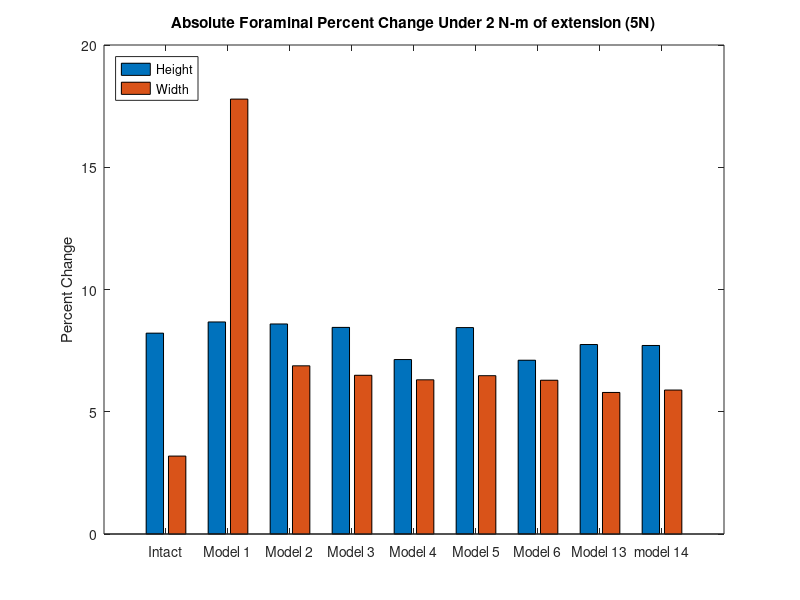
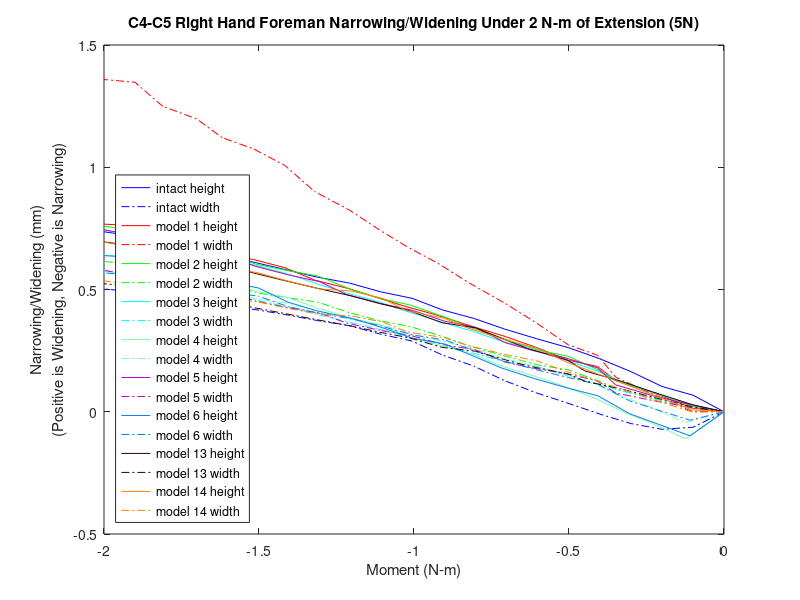

Source code (MATLAB) for these figures, in order:
%% foreman height and width narrowing/widening 

% 5N!!

% for all models for the c3-c4 left hand side foreman under lateral bending (_n)
% 1297,16439,17116,14886

% Values for displacements have not been replaced. base coordinates have,
% but need checking. 
k=21;
zero1=[0 0 0 0 0 0 0 0 0 0 0 0 0 0 0 0 0 0 0 0 0];

mag15y=zero1;
mag15x=zero1;
width15=zero1;
height15=zero1;

mag14y=zero1;
mag14x=zero1;
width14=zero1;
height14=zero1;

mag13y=zero1;
mag13x=zero1;
width13=zero1;
height13=zero1;

mag6y=zero1;
mag6x=zero1;
width6=zero1;
height6=zero1;

mag5y=zero1;
mag5x=zero1;
width5=zero1;
height5=zero1;

mag4y=zero1;
mag4x=zero1;
width4=zero1;
height4=zero1;

mag3y=zero1;
mag3x=zero1;
width3=zero1;
height3=zero1;


mag2y=zero1;
mag2x=zero1;
width2=zero1;
height2=zero1;

mag1y=zero1;
mag1x=zero1;
width1=zero1;
height1=zero1;
% 1297,16439,17116,14886
%% model15_intact_TLC_5N
t15=[2 2.05 2.1 2.15 2.2 2.25 2.30198 2.35365 2.40358 2.45421 2.50322 2.55384 2.60384 2.65565 2.70225 2.75206 2.80139 2.85108 2.90339 2.95085 3];

% 1297
aa1=12.7746+[4.8745400e-01   1.3787300e-02  -4.2115800e-01  -1.1113700e+00  -1.8060600e+00  -2.4670500e+00  -3.0439100e+00  -3.6634400e+00  -4.3575400e+00  -4.9128700e+00  -5.6206400e+00  -5.9860700e+00  -6.4726200e+00  -6.7936000e+00  -7.1407300e+00  -7.4986700e+00  -7.8127500e+00  -8.1711900e+00  -8.4067400e+00  -8.7367100e+00  -8.9250500e+00];
aa2=447.736+[1.5391800e+00   3.4385900e-01   1.9810000e-02  -1.3139700e-01   5.5523100e-02   4.1758200e-01   8.5285400e-01   1.4019700e+00   2.0778700e+00   2.6312400e+00   3.3387600e+00   3.6883700e+00   4.1312900e+00   4.4179500e+00   4.7102700e+00   5.0006800e+00   5.2594000e+00   5.5668700e+00   5.7723700e+00   6.0599300e+00   6.2252900e+00];
aa3=-690.116+[-1.1235400e+00  -7.5194000e-01  -5.3779900e-01  -2.6771400e-01  -5.1096100e-02   1.2010200e-01   2.4522400e-01   3.6260300e-01   4.7360900e-01   5.4984500e-01   6.3861900e-01   6.8619200e-01   7.4792700e-01   7.8894100e-01   8.3695200e-01   8.8746900e-01   9.3075000e-01   9.7789800e-01   1.0076500e+00   1.0472000e+00   1.0683100e+00];

% 16439
ab1=13.5613+[3.1910900e-01   1.1318000e-02  -2.9876200e-01  -7.9677000e-01  -1.3119200e+00  -1.8114800e+00  -2.2522200e+00  -2.7265300e+00  -3.2560200e+00  -3.6790300e+00  -4.2149700e+00  -4.4890900e+00  -4.8526700e+00  -5.0928100e+00  -5.3513900e+00  -5.6175400e+00  -5.8505300e+00  -6.1163200e+00  -6.2907600e+00  -6.5338400e+00  -6.6719000e+00];
ab2=447.206+[1.0864800e+00   9.4693900e-02  -1.8878200e-01  -3.3910500e-01  -2.1177200e-01   6.2544300e-02   3.9881300e-01   8.2614300e-01   1.3511100e+00   1.7810900e+00   2.3287800e+00   2.5979400e+00   2.9374800e+00   3.1578000e+00   3.3819300e+00   3.6034400e+00   3.7999600e+00   4.0320400e+00   4.1875800e+00   4.4064100e+00   4.5314900e+00];
ab3=-699.132+[-9.9227400e-01  -6.9600800e-01  -5.0944000e-01  -2.7923000e-01  -8.6998500e-02   7.1154600e-02   1.9117600e-01   3.0865800e-01   4.2698200e-01   5.1403000e-01   6.1915400e-01   6.7573000e-01   7.5118700e-01   8.0167400e-01   8.5885800e-01   9.1911100e-01   9.7113200e-01   1.0294700e+00   1.0682800e+00   1.1205800e+00   1.1493700e+00];

% 17116
ac1=16.2684+[3.1756800e-01   6.1899100e-03  -3.0994500e-01  -8.1973000e-01  -1.3516000e+00  -1.8691300e+00  -2.3264300e+00  -2.8187200e+00  -3.3678700e+00  -3.8074100e+00  -4.3661200e+00  -4.6525300e+00  -5.0329200e+00  -5.2847200e+00  -5.5563400e+00  -5.8362300e+00  -6.0813200e+00  -6.3608800e+00  -6.5446100e+00  -6.8006700e+00  -6.9459900e+00];
ac2=443.597+[1.2257500e+00   1.4106000e-01  -1.8089000e-01  -3.6883900e-01  -2.5561500e-01   1.7435000e-02   3.6010100e-01   7.9889100e-01   1.3395800e+00   1.7835400e+00   2.3511100e+00   2.6300400e+00   2.9816500e+00   3.2101700e+00   3.4423900e+00   3.6717000e+00   3.8750600e+00   4.1154200e+00   4.2764700e+00   4.5030200e+00   4.6324300e+00];
ac3=-706.266+[-1.1326600e+00  -7.3655800e-01  -5.0620700e-01  -2.2888400e-01  -8.0788800e-03   1.6749500e-01   2.9639100e-01   4.1914400e-01   5.4009200e-01   6.2846800e-01   7.3456300e-01   7.9245200e-01   8.7082700e-01   9.2342000e-01   9.8389700e-01   1.0482300e+00   1.1037700e+00   1.1656100e+00   1.2067800e+00   1.2622900e+00   1.2928300e+00];

% 14886
ad1=9.91704+[5.2208400e-01   2.9868700e-02  -4.1381800e-01  -1.1137500e+00  -1.8104900e+00  -2.4692500e+00  -3.0420000e+00  -3.6562200e+00  -4.3444200e+00  -4.8936300e+00  -5.5907200e+00  -5.9496700e+00  -6.4267800e+00  -6.7406200e+00  -7.0793700e+00  -7.4281700e+00  -7.7338700e+00  -8.0824300e+00  -8.3110800e+00  -8.6310800e+00  -8.8136300e+00];
ad2=444.847+[1.4321600e+00   3.2888800e-01   4.9277900e-02  -4.7365000e-02   1.7336600e-01   5.5554200e-01   1.0009900e+00   1.5571100e+00   2.2389100e+00   2.7954400e+00   3.5043400e+00   3.8549000e+00   4.2996300e+00   4.5868800e+00   4.8802900e+00   5.1721100e+00   5.4318900e+00   5.7402100e+00   5.9460900e+00   6.2341900e+00   6.3999700e+00];
ad3=-691.954+[-1.0061900e+00  -7.5612100e-01  -5.9647400e-01  -3.9095500e-01  -2.1787800e-01  -7.6477000e-02   2.9918900e-02   1.3136400e-01   2.2731200e-01   2.9179600e-01   3.6534100e-01   4.0359700e-01   4.5129800e-01   4.8274200e-01   5.1909800e-01   5.5673600e-01   5.8859600e-01   6.2287900e-01   6.4397500e-01   6.7108700e-01   6.8489700e-01];

ya1=aa1-ab1;
ya2=aa2-ab2;
ya3=aa3-ab3;
xa1=ad1-ac1;
xa2=ad2-ac2;
xa3=ad3-ac3;
x15=[xa1',xa2',xa3']
y15=[ya1',ya2',ya3']

for n=1:k
    mag15x(n)=sqrt(x15(n,1)^2+x15(n,2)^2+x15(n,3)^2);
end
for n=1:k
    mag15y(n)=sqrt(y15(n,1)^2+y15(n,2)^2+y15(n,3)^2);
end
for n=1:k
    width15(n)=mag15x(1,1)-mag15x(1,n);
end
for n=1:k
    height15(n)=mag15y(1,1)-mag15y(1,n);
end

%% model1_slideslide_tether/S2_5N
t1=[2 2.05126 2.11533 2.17471 2.20404 2.25121 2.30289 2.35286 2.41117 2.46025 2.51267 2.5564 2.60334 2.66048 2.70822 2.759 2.80923 2.85061 2.90524 2.95003 3];

% 1297
ae1=12.7746+[-3.0399900e-01  -2.0217800e-01  -4.2360100e-01  -7.8337500e-01  -1.3141100e+00  -1.5793000e+00  -2.1718800e+00  -2.7299200e+00  -3.3468800e+00  -3.9437800e+00  -4.5076800e+00  -5.0471600e+00  -5.6571600e+00  -6.2340000e+00  -7.0085800e+00  -7.4861100e+00  -7.7973400e+00  -8.2989100e+00  -8.6211400e+00  -9.2136400e+00  -9.2793400e+00];
ae2=447.736+[2.4876100e+00   2.2111500e+00   1.7352900e+00   1.3582400e+00   9.4752300e-01   7.8899400e-01   5.3885900e-01   4.1554200e-01   4.0602000e-01   5.1156200e-01   6.8918200e-01   9.1919300e-01   1.2533600e+00   1.6431500e+00   2.2805000e+00   2.7343300e+00   3.0541000e+00   3.5997500e+00   3.9706100e+00   4.6750100e+00   4.7541900e+00];
ae3=-690.116+[-1.1890200e+00  -1.4244300e+00  -1.1670800e+00  -9.1325000e-01  -6.2030300e-01  -4.9855000e-01  -2.6347000e-01  -7.5967100e-02   1.0066200e-01   2.5057000e-01   3.7834600e-01   4.8906900e-01   6.0218300e-01   6.9808200e-01   8.1166400e-01   8.7418700e-01   9.1115800e-01   9.6470100e-01   9.9416300e-01   1.0420400e+00   1.0469600e+00];

% 16439
af1=13.5613+[-3.2124000e-01  -2.2133300e-01  -3.2420400e-01  -5.5617800e-01  -9.2177000e-01  -1.1098100e+00  -1.5390900e+00  -1.9526200e+00  -2.4175000e+00  -2.8708700e+00  -3.3018100e+00  -3.7166800e+00  -4.1865600e+00  -4.6304400e+00  -5.2272600e+00  -5.5942300e+00  -5.8324700e+00  -6.2141100e+00  -6.4570800e+00  -6.9002100e+00  -6.9490000e+00];
af2=447.206+[1.8134300e+00   1.5563000e+00   1.1561300e+00   8.3267900e-01   4.7356800e-01   3.3232100e-01   1.0276500e-01  -2.0314200e-02  -4.9775500e-02   2.0197700e-02   1.5255500e-01   3.2743800e-01   5.8360900e-01   8.8475500e-01   1.3758700e+00   1.7260200e+00   1.9723700e+00   2.3892800e+00   2.6723600e+00   3.2109400e+00   3.2714400e+00];
af3=-699.132+[-9.0469200e-01  -1.1581400e+00  -9.6422300e-01  -7.5264400e-01  -5.0359200e-01  -3.9921800e-01  -1.9513600e-01  -2.9077100e-02   1.3126000e-01   2.7212400e-01   3.9600900e-01   5.0679200e-01   6.2422900e-01   7.2889300e-01   8.6073900e-01   9.3771000e-01   9.8579900e-01   1.0601000e+00   1.1054700e+00   1.1842400e+00   1.1925300e+00];

% 17116
ag1=16.2684+[-3.4470400e-01  -2.4491500e-01  -3.5102200e-01  -5.8715300e-01  -9.5930300e-01  -1.1509300e+00  -1.5898900e+00  -2.0146200e+00  -2.4940200e+00  -2.9636100e+00  -3.4114200e+00  -3.8431700e+00  -4.3321300e+00  -4.7941800e+00  -5.4168100e+00  -5.8004800e+00  -6.0497500e+00  -6.4491000e+00  -6.7035400e+00  -7.1680600e+00  -7.2192300e+00];
ag2=449.981+[1.9898500e+00   1.7300200e+00   1.2857900e+00   9.1805200e-01   5.0647000e-01   3.4252500e-01   7.0218300e-02  -8.3521100e-02  -1.3683000e-01  -8.1878700e-02   4.2208800e-02   2.1352800e-01   4.7001400e-01   7.7579600e-01   1.2825400e+00   1.6471400e+00   1.9044600e+00   2.3405700e+00   2.6372600e+00   3.2021500e+00   3.2656100e+00];
ag3=-696.273+[-1.0629800e+00  -1.3137400e+00  -1.0693300e+00  -8.0764700e-01  -4.9971400e-01  -3.6983900e-01  -1.1614500e-01   8.8351900e-02   2.8307500e-01   4.5134800e-01   5.9690600e-01   7.2503500e-01   8.5811800e-01   9.7376600e-01   1.1131600e+00   1.1910800e+00   1.2384600e+00   1.3101000e+00   1.3525800e+00   1.4248500e+00   1.4323700e+00];

% 14886
ah1=9.91704+[-2.6361700e-01  -1.6321200e-01  -3.9700600e-01  -7.6760800e-01  -1.3092400e+00  -1.5781900e+00  -2.1756200e+00  -2.7344900e+00  -3.3488000e+00  -3.9401100e+00  -4.4964900e+00  -5.0274200e+00  -5.6271900e+00  -6.1938700e+00  -6.9529000e+00  -7.4197100e+00  -7.7235900e+00  -8.2128400e+00  -8.5267600e+00  -9.1026400e+00  -9.1663600e+00];
ah2=448.847+[2.3816500e+00   2.1154100e+00   1.6936800e+00   1.3690300e+00   1.0212900e+00   8.9009200e-01   6.9243200e-01   6.0935800e-01   6.3495100e-01   7.6697500e-01   9.6424600e-01   1.2088000e+00   1.5554600e+00   1.9535700e+00   2.5939300e+00   3.0453800e+00   3.3624100e+00   3.9021700e+00   4.2684000e+00   4.9631500e+00   5.0412000e+00];
ah3=-691.954+[-1.0819800e+00  -1.3318900e+00  -1.1435500e+00  -9.5453600e-01  -7.3781100e-01  -6.4897900e-01  -4.7785600e-01  -3.4100900e-01  -2.1133500e-01  -1.0033000e-01  -4.9566300e-03   7.8584500e-02   1.6527000e-01   2.3992200e-01   3.3216500e-01   3.8505900e-01   4.1672800e-01   4.6287500e-01   4.8814400e-01   5.2814600e-01   5.3211900e-01];

xb1=ah1-ag1;
xb2=ah2-ag2;
xb3=ah3-ag3;
yb1=ae1-af1;
yb2=ae2-af2;
yb3=ae3-af3;
y1=[yb1',yb2',yb3'];
x1=[xb1',xb2',xb3'];

for n=1:k
    mag1x(n)=sqrt(x1(n,1)^2+x1(n,2)^2+x1(n,3)^2);
end
for n=1:k
    mag1y(n)=sqrt(y1(n,1)^2+y1(n,2)^2+y1(n,3)^2);
end
for n=1:k
    height1(n)=mag1y(1,1)-mag1y(1,n);
end
for n=1:k
    width1(n)=mag1x(1,1)-mag1x(1,n);
end
%% model2_SlideSlide_NoTether/S2_5N
t2=[2 2.05126 2.11533 2.17471 2.20447 2.25221 2.30059 2.35788 2.41099 2.45099 2.50605 2.55427 2.60174 2.65492 2.70335 2.75569 2.80363 2.85302 2.90564 2.95047 3];

% 1297
ai1=12.7746+[-1.7128900e-01  -1.3897800e-01  -2.4239100e-01  -4.1757900e-01  -6.5899700e-01  -1.0044300e+00  -1.1796700e+00  -1.5940300e+00  -2.0375300e+00  -2.4870900e+00  -3.0619600e+00  -3.4074000e+00  -3.8907700e+00  -4.6587800e+00  -4.9837100e+00  -5.3898900e+00  -6.1840000e+00  -6.5128200e+00  -7.0796300e+00  -7.6729900e+00  -7.9501700e+00];
ai2=447.736+[2.9455100e+00   2.8002800e+00   2.5389100e+00   2.3039900e+00   2.0621200e+00   1.7789100e+00   1.6584400e+00   1.4205900e+00   1.2199700e+00   1.0707400e+00   9.3960000e-01   9.0048900e-01   8.7630000e-01   9.3715600e-01   9.8906200e-01   1.0788600e+00   1.3266000e+00   1.4531700e+00   1.7116400e+00   2.0394700e+00   2.2106300e+00];
ai3=-690.116+[-1.4399000e+00  -1.5110100e+00  -1.3486000e+00  -1.1642800e+00  -9.6218300e-01  -7.2082400e-01  -6.1576500e-01  -3.9805300e-01  -2.0307800e-01  -3.4448500e-02   1.5496800e-01   2.5672800e-01   3.9049000e-01   5.7865900e-01   6.5131500e-01   7.3619000e-01   8.8611200e-01   9.4348200e-01   1.0355900e+00   1.1248900e+00   1.1643700e+00];

% 16439
aj1=13.5613+[-2.2044400e-01  -1.8554700e-01  -2.1548400e-01  -3.0544300e-01  -4.4698100e-01  -6.6296400e-01  -7.7755300e-01  -1.0591000e+00  -1.3710900e+00  -1.6949900e+00  -2.1176000e+00  -2.3752400e+00  -2.7380100e+00  -3.3225300e+00  -3.5717700e+00  -3.8842100e+00  -4.4970900e+00  -4.7510700e+00  -5.1882300e+00  -5.6446200e+00  -5.8572400e+00];
aj2=447.206+[2.1526800e+00   2.0451200e+00   1.8375400e+00   1.6427800e+00   1.4389100e+00   1.1928500e+00   1.0847100e+00   8.6501800e-01   6.7472900e-01   5.2880000e-01   3.9370100e-01   3.4721200e-01   3.0748200e-01   3.2894200e-01   3.6047800e-01   4.2008300e-01   5.9456500e-01   6.8545800e-01   8.7401100e-01   1.1169000e+00   1.2443600e+00];
aj3=-699.132+[-1.1264800e+00  -1.2265700e+00  -1.1232600e+00  -9.8310000e-01  -8.2212200e-01  -6.2580700e-01  -5.3897000e-01  -3.5473600e-01  -1.8719400e-01  -3.9960800e-02   1.2808700e-01   2.2031400e-01   3.4281000e-01   5.2031700e-01   5.9083200e-01   6.7540900e-01   8.3197500e-01   8.9461800e-01   9.9940100e-01   1.1055500e+00   1.1537700e+00];

% 17116
ak1=16.2684+[-2.4201000e-01  -2.1036500e-01  -2.4572600e-01  -3.3968700e-01  -4.8582100e-01  -7.0722600e-01  -8.2434500e-01  -1.1122100e+00  -1.4307200e+00  -1.7622300e+00  -2.1961300e+00  -2.4617800e+00  -2.8367600e+00  -3.4437800e+00  -3.7030800e+00  -4.0285100e+00  -4.6674200e+00  -4.9322800e+00  -5.3885800e+00  -5.8658600e+00  -6.0884000e+00];
ak2=449.981+[2.3669000e+00   2.2562700e+00   2.0268500e+00   1.8059100e+00   1.5721900e+00   1.2886900e+00   1.1637100e+00   9.0864700e-01   6.8520000e-01   5.1065000e-01   3.4429500e-01   2.8239500e-01   2.2356200e-01   2.2323600e-01   2.4757400e-01   3.0007000e-01   4.6527800e-01   5.5373900e-01   7.4091400e-01   9.8717100e-01   1.1174400e+00];
ak3=-696.273+[-1.3288600e+00  -1.4223400e+00  -1.2893600e+00  -1.1166700e+00  -9.1931500e-01  -6.7881000e-01  -5.7240300e-01  -3.4691300e-01  -1.4111400e-01   4.0206200e-02   2.4731000e-01   3.6058800e-01   5.1082800e-01   7.2673100e-01   8.1195700e-01   9.1347500e-01   1.0992900e+00   1.1727900e+00   1.2940800e+00   1.4139200e+00   1.4675700e+00];

% 14886
al1=9.91704+[-1.2909300e-01  -9.5070400e-02  -2.0347700e-01  -3.8525700e-01  -6.3347100e-01  -9.8666200e-01  -1.1650600e+00  -1.5850500e+00  -2.0329100e+00  -2.4846400e+00  -3.0593800e+00  -3.4029300e+00  -3.8819900e+00  -4.6389000e+00  -4.9583300e+00  -5.3570700e+00  -6.1354700e+00  -6.4573800e+00  -7.0113700e+00  -7.5900400e+00  -7.8599400e+00];
al2=444.847+[2.8113300e+00   2.6748400e+00   2.4455000e+00   2.2447600e+00   2.0408200e+00   1.8043700e+00   1.7047000e+00   1.5103700e+00   1.3510200e+00   1.2384400e+00   1.1485600e+00   1.1306700e+00   1.1332900e+00   1.2277500e+00   1.2919200e+00   1.3953200e+00   1.6654000e+00   1.7998600e+00   2.0693500e+00   2.4046800e+00   2.5783100e+00];
al3=-691.954+[-1.2862800e+00  -1.3748700e+00  -1.2586900e+00  -1.1200900e+00  -9.6756400e-01  -7.8547200e-01  -7.0625600e-01  -5.4224100e-01  -3.9735300e-01  -2.7376500e-01  -1.3656500e-01  -6.3206100e-02   3.3024000e-02   1.6849300e-01   2.2060700e-01   2.8139700e-01   3.8844200e-01   4.2935100e-01   4.9512400e-01   5.6009400e-01   5.8895500e-01];

xc1=al1-ak1;
xc2=al2-ak2;
xc3=al3-ak3;
yd1=ai1-aj1;
yd2=ai2-aj2;
yd3=ai3-aj3;
y2=[yd1',yd2',yd3'];
x2=[xc1',xc2',xc3'];

for n=1:k
    mag2x(n)=sqrt(x2(n,1)^2+x2(n,2)^2+x2(n,3)^2);
end
for n=1:k
    mag2y(n)=sqrt(y2(n,1)^2+y2(n,2)^2+y2(n,3)^2);
end
for n=1:k
    height2(n)=mag2y(1,1)-mag2y(1,n);
end
for n=1:k
    width2(n)=mag2x(1,1)-mag2x(1,n);
end

%% model3_APSlide_Tether/S2_5N
t3=[2 2.05126 2.11533 2.16533 2.20361 2.25215 2.30482 2.35211 2.4011 2.4565 2.50468 2.55973 2.60432 2.65144 2.70196 2.75595 2.80367 2.85248 2.91084 2.96199 3];
% 1297
am1=12.7746+[3.3679900e-01   3.4035000e-01   2.8109700e-01   1.8943900e-01   6.4932700e-02  -9.0995600e-02  -3.0641700e-01  -4.1455900e-01  -6.4619100e-01  -9.0530000e-01  -1.1642300e+00  -1.5275100e+00  -1.7902200e+00  -2.1185700e+00  -2.5357600e+00  -2.9205500e+00  -3.2626300e+00  -3.6218800e+00  -4.3633800e+00  -4.4663700e+00  -4.7953600e+00];
am2=447.736+[2.5609300e+00   2.4986200e+00   2.3688200e+00   2.2427100e+00   2.1020500e+00   1.9508800e+00   1.7676100e+00   1.6859300e+00   1.5293600e+00   1.3775900e+00   1.2476800e+00   1.0953300e+00   1.0002100e+00   8.9921000e-01   7.9819100e-01   7.2660300e-01   6.8224900e-01   6.5310000e-01   6.5689500e-01   6.6119700e-01   6.8455900e-01];
am3=-690.116+[-1.7303000e+00  -1.6935400e+00  -1.5653500e+00  -1.4289300e+00  -1.2747000e+00  -1.1094800e+00  -9.0763900e-01  -8.1645500e-01  -6.4112100e-01  -4.6816700e-01  -3.1474900e-01  -1.2570600e-01  -5.1401400e-03   1.3078700e-01   2.8642700e-01   4.1710200e-01   5.2311300e-01   6.2589700e-01   8.1428200e-01   8.3914200e-01   9.1541700e-01];
% 16439
an1=13.5613+[1.6922800e-01   1.7394200e-01   1.5368100e-01   1.1480800e-01   5.5532800e-02  -2.3375300e-02  -1.3761600e-01  -1.9763500e-01  -3.3070900e-01  -4.8720800e-01  -6.5078700e-01  -8.9029000e-01  -1.0686400e+00  -1.2967900e+00  -1.5928600e+00  -1.8698500e+00  -2.1189200e+00  -2.3829700e+00  -2.9337000e+00  -3.0105600e+00  -3.2574500e+00];
an2=447.206+[1.8377900e+00   1.8066400e+00   1.7269600e+00   1.6354200e+00   1.5270400e+00   1.4067000e+00   1.2540500e+00   1.1835500e+00   1.0452900e+00   9.0722300e-01   7.8490000e-01   6.3579000e-01   5.3881000e-01   4.3015300e-01   3.1423400e-01   2.2682400e-01   1.6705800e-01   1.1930800e-01   7.3708100e-02   7.0693200e-02   6.9878200e-02];
an3=-699.132+[-1.4183800e+00  -1.4137000e+00  -1.3426600e+00  -1.2503600e+00  -1.1377300e+00  -1.0126300e+00  -8.5639100e-01  -7.8401800e-01  -6.4293700e-01  -5.0128200e-01  -3.7303300e-01  -2.1285800e-01  -1.1039900e-01   5.9282000e-03   1.4139600e-01   2.5708200e-01   3.5264000e-01   4.4767700e-01   6.2913700e-01   6.5341400e-01   7.2870600e-01];
% 17116
ao1=16.2684+[1.5435300e-01   1.5554900e-01   1.2872000e-01   8.4549500e-02   2.0016300e-02  -6.3840100e-02  -1.8388800e-01  -2.4663600e-01  -3.8486200e-01  -5.4680100e-01  -7.1589300e-01  -9.6282900e-01  -1.1457700e+00  -1.3794400e+00  -1.6829400e+00  -1.9673100e+00  -2.2234200e+00  -2.4954700e+00  -3.0649900e+00  -3.1446300e+00  -3.4007700e+00];
ao2=449.981+[2.0571100e+00   2.0246800e+00   1.9355200e+00   1.8306800e+00   1.7053100e+00   1.5651100e+00   1.3866600e+00   1.3041100e+00   1.1421300e+00   9.8034600e-01   8.3703600e-01   6.6207600e-01   5.4751700e-01   4.1825600e-01   2.7839900e-01   1.7106400e-01   9.5409800e-02   3.2596900e-02  -3.8527500e-02  -4.4755900e-02  -5.4835500e-02];
ao3=-696.273+[-1.6334300e+00  -1.6237200e+00  -1.5354400e+00  -1.4230500e+00  -1.2865600e+00  -1.1350900e+00  -9.4581200e-01  -8.5821400e-01  -6.8774200e-01  -5.1697200e-01  -3.6275500e-01  -1.7056800e-01  -4.7092800e-02   9.3663300e-02   2.5795800e-01   3.9831500e-01   5.1428700e-01   6.2959200e-01   8.4928800e-01   8.7867400e-01   9.6961300e-01];
% 14886
ap1=9.91704+[3.8729600e-01   3.9283400e-01   3.3309300e-01   2.3941400e-01   1.1185300e-01  -4.7943100e-02  -2.6785000e-01  -3.7792600e-01  -6.1331200e-01  -8.7569200e-01  -1.1368700e+00  -1.5022800e+00  -1.7664700e+00  -2.0961600e+00  -2.5137400e+00  -2.8978000e+00  -3.2383400e+00  -3.5950600e+00  -4.3277600e+00  -4.4292600e+00  -4.7529800e+00];
ap2=444.847+[2.4108500e+00   2.3546600e+00   2.2440800e+00   2.1387800e+00   2.0225300e+00   1.8987200e+00   1.7493700e+00   1.6831800e+00   1.5571900e+00   1.4361900e+00   1.3337200e+00   1.2157400e+00   1.1439100e+00   1.0700600e+00   1.0004800e+00   9.5558000e-01   9.3303000e-01   9.2503500e-01   9.6611500e-01   9.7520800e-01   1.0128900e+00];
ap3=-691.954+[-1.5620500e+00  -1.5386500e+00  -1.4425200e+00  -1.3379000e+00  -1.2190700e+00  -1.0917400e+00  -9.3582100e-01  -8.6522600e-01  -7.2963300e-01  -5.9611400e-01  -4.7770400e-01  -3.3206500e-01  -2.4001500e-01  -1.3703500e-01  -1.9996500e-02   7.7422600e-02   1.5568400e-01   2.3076900e-01   3.6632500e-01   3.8409300e-01   4.3842500e-01];

xe1=ap1-ao1;
xe2=ap2-ao2;
xe3=ap3-ao3;
yf1=am1-an1;
yf2=am2-an2;
yf3=am3-an3;
y3=[yf1',yf2',yf3'];
x3=[xe1',xe2',xe3'];

for n=1:k
    mag3x(n)=sqrt(x3(n,1)^2+x3(n,2)^2+x3(n,3)^2);
end
for n=1:k
    mag3y(n)=sqrt(y3(n,1)^2+y3(n,2)^2+y3(n,3)^2);
end
for n=1:k
    height3(n)=mag3y(1,1)-mag3y(1,n);
end
for n=1:k
    width3(n)=mag3x(1,1)-mag3x(1,n);
end


%% model4_APSlide_NoTether/S2_5N
t4=[2 2.0622 2.11523 2.15852 2.20492 2.25001 2.30364 2.35417 2.40231 2.45225 2.50547 2.55011 2.60474 2.65523 2.70472 2.7507 2.80007 2.85772 2.90074 2.95442 3];
% 1297
aq1=12.7746+[-4.3484900e-01   4.5336700e-02  -6.8568000e-01  -1.2757100e+00  -2.0719100e+00  -2.7645900e+00  -3.5272700e+00  -4.1729600e+00  -5.0100000e+00  -5.5644700e+00  -6.0574900e+00  -6.6374800e+00  -7.0096100e+00  -7.4203800e+00  -7.8757900e+00  -8.1055600e+00  -8.4586000e+00  -8.8632000e+00  -9.0600000e+00  -9.5359600e+00  -9.6131600e+00];
aq2=447.736+[2.5760800e+00   8.5515600e-01  -6.6887000e-02  -2.7136900e-01  -1.4059300e-01   1.9285600e-01   7.6147000e-01   1.3609700e+00   2.2120400e+00   2.7803300e+00   3.2551200e+00   3.7786900e+00   4.0826700e+00   4.4145900e+00   4.7826900e+00   4.9749400e+00   5.2798900e+00   5.6430300e+00   5.8257900e+00   6.2848800e+00   6.3609800e+00];
aq3=-690.116+[-9.0088400e-02  -1.3319700e+00  -9.0338200e-01  -6.6407300e-01  -3.9703200e-01  -2.0440400e-01  -3.2048900e-02   8.9061800e-02   2.2192700e-01   2.9983000e-01   3.7019700e-01   4.5639900e-01   5.1539600e-01   5.8023600e-01   6.5072100e-01   6.8372100e-01   7.3171000e-01   7.8079200e-01   8.0164300e-01   8.4624600e-01   8.5286000e-01];
% 16439
ar1=13.5613+[-4.2097600e-01   4.1301300e-03  -5.0704900e-01  -9.3893100e-01  -1.5285700e+00  -2.0519000e+00  -2.6365400e+00  -3.1320400e+00  -3.7749400e+00  -4.1998500e+00  -4.5742400e+00  -5.0121200e+00  -5.2913500e+00  -5.5990400e+00  -5.9397700e+00  -6.1116200e+00  -6.3747400e+00  -6.6746500e+00  -6.8201200e+00  -7.1703300e+00  -7.2268600e+00];
ar2=447.206+[1.7838300e+00   4.3820700e-01  -3.4248400e-01  -5.2611600e-01  -4.4610400e-01  -1.9402000e-01   2.4795100e-01   7.1662400e-01   1.3852100e+00   1.8327300e+00   2.2043100e+00   2.6098600e+00   2.8428400e+00   3.0951300e+00   3.3725700e+00   3.5174700e+00   3.7457900e+00   4.0178900e+00   4.1555000e+00   4.5008800e+00   4.5581500e+00];
ar3=-699.132+[7.7023900e-02  -1.1060900e+00  -7.3301800e-01  -5.2074700e-01  -2.7779500e-01  -9.7017200e-02   7.3338100e-02   2.0081400e-01   3.4998500e-01   4.4061600e-01   5.2094400e-01   6.1661300e-01   6.7988800e-01   7.4989500e-01   8.2712200e-01   8.6488700e-01   9.2143900e-01   9.8352200e-01   1.0124300e+00   1.0777900e+00   1.0877300e+00];
% 17116
as1=16.2684+[-4.5758100e-01  -7.7121000e-03  -5.2468200e-01  -9.6495800e-01  -1.5703300e+00  -2.1103900e+00  -2.7149600e+00  -3.2279700e+00  -3.8941400e+00  -4.3356400e+00  -4.7259000e+00  -5.1829500e+00  -5.4747000e+00  -5.7963600e+00  -6.1529500e+00  -6.3328200e+00  -6.6084800e+00  -6.9229800e+00  -7.0756300e+00  -7.4432100e+00  -7.5025200e+00];
as2=449.981+[1.9827400e+00   5.3701900e-01  -3.3891800e-01  -5.6329300e-01  -5.0955200e-01  -2.6425000e-01   1.8369100e-01   6.6459900e-01   1.3533600e+00   1.8162200e+00   2.2012600e+00   2.6208200e+00   2.8613700e+00   3.1219200e+00   3.4087400e+00   3.5587500e+00   3.7954300e+00   4.0779400e+00   4.2209400e+00   4.5800700e+00   4.6396300e+00];
as3=-696.273+[-9.3101500e-02  -1.1935200e+00  -7.1923100e-01  -4.6009300e-01  -1.7824600e-01   2.3794500e-02   2.0644100e-01   3.3816700e-01   4.8910300e-01   5.7989500e-01   6.6133900e-01   7.6026000e-01   8.2701700e-01   9.0099100e-01   9.8259400e-01   1.0221800e+00   1.0811900e+00   1.1454000e+00   1.1750800e+00   1.2414900e+00   1.2515000e+00];
% 14886
at1=9.91704+[-3.8613900e-01   7.4133200e-02  -6.7762300e-01  -1.2764100e+00  -2.0775200e+00  -2.7690000e+00  -3.5273100e+00  -4.1679700e+00  -4.9969700e+00  -5.5441500e+00  -6.0290600e+00  -6.5981100e+00  -6.9625400e+00  -7.3644100e+00  -7.8093500e+00  -8.0337100e+00  -8.3778700e+00  -8.7714700e+00  -8.9627100e+00  -9.4243200e+00  -9.4991000e+00];
at2=444.847+[2.4369800e+00   8.1284200e-01  -8.4693800e-03  -1.6080300e-01   1.7115600e-02   3.7649500e-01   9.6086600e-01   1.5675900e+00   2.4241300e+00   2.9938900e+00   3.4699500e+00   3.9957200e+00   4.3019500e+00   4.6363000e+00   5.0067900e+00   5.2000000e+00   5.5056500e+00   5.8687200e+00   6.0511500e+00   6.5086000e+00   6.5843900e+00];
at3=-691.954+[6.2514600e-02  -1.3119600e+00  -1.0053800e+00  -8.2682900e-01  -6.1584500e-01  -4.5801800e-01  -3.1099900e-01  -2.0510100e-01  -8.8856600e-02  -2.1682600e-02   3.7199200e-02   1.0742700e-01   1.5444500e-01   2.0577000e-01   2.6108100e-01   2.8664700e-01   3.2349200e-01   3.5993000e-01   3.7477300e-01   4.0483400e-01   4.0904600e-01];

xg1=at1-as1;
xg2=at2-as2;
xg3=at3-as3;
yh1=aq1-ar1;
yh2=aq2-ar2;
yh3=aq3-ar3;
y4=[yh1',yh2',yh3'];
x4=[xg1',xg2',xg3'];

for n=1:k
    mag4x(n)=sqrt(x4(n,1)^2+x4(n,2)^2+x4(n,3)^2);
end
for n=1:k
    mag4y(n)=sqrt(y4(n,1)^2+y4(n,2)^2+y4(n,3)^2);
end
for n=1:k
    height4(n)=mag4y(1,1)-mag4y(1,n);
end
for n=1:k
    width4(n)=mag4x(1,1)-mag4x(1,n);
end

%% model5_LatSlide_Tether/S2_5N
t5=[2 2.05126 2.11533 2.17471 2.20404 2.25806 2.30703 2.35279 2.40109 2.45138 2.50274 2.55389 2.60894 2.65187 2.70418 2.75649 2.80083 2.85242 2.90526 2.95387 3];
% 1297
au1=12.7746+[3.1852000e-01   3.2237400e-01   2.9060600e-01   2.2551200e-01   3.4980300e-02  -1.2550600e-01  -2.3559400e-01  -3.8944700e-01  -7.3522600e-01  -8.9379000e-01  -1.2028500e+00  -1.4120200e+00  -1.7153800e+00  -2.1772600e+00  -2.4587000e+00  -2.8189400e+00  -3.2597600e+00  -3.5843400e+00  -4.0522100e+00  -4.3945700e+00  -4.6888300e+00];
au2=447.736+[2.6057600e+00   2.5453500e+00   2.4542300e+00   2.3397700e+00   2.1180200e+00   1.9674900e+00   1.8724000e+00   1.7539900e+00   1.5281100e+00   1.4379100e+00   1.2836700e+00   1.1930600e+00   1.0776900e+00   9.3473000e-01   8.6792000e-01   8.0119000e-01   7.3926300e-01   7.1497500e-01   7.0176100e-01   7.1316400e-01   7.3302700e-01];
au3=-690.116+[-1.7472500e+00  -1.7098200e+00  -1.6169900e+00  -1.4922600e+00  -1.2436500e+00  -1.0748700e+00  -9.6755700e-01  -8.3186200e-01  -5.7158200e-01  -4.6598200e-01  -2.8001800e-01  -1.6733600e-01  -2.0791600e-02   1.7502300e-01   2.8121500e-01   4.0646600e-01   5.4730300e-01   6.4077800e-01   7.6559600e-01   8.5002900e-01   9.1920400e-01];
% 16439
av1=13.5613+[1.4615900e-01   1.5214500e-01   1.4959800e-01   1.2960600e-01   4.3170700e-02  -3.7699500e-02  -9.4582100e-02  -1.7799000e-01  -3.7721200e-01  -4.7287700e-01  -6.6706700e-01  -8.0344500e-01  -1.0068100e+00  -1.3261200e+00  -1.5255800e+00  -1.7841200e+00  -2.1033700e+00  -2.3415200e+00  -2.6867300e+00  -2.9416100e+00  -3.1621100e+00];
av2=447.206+[1.8708400e+00   1.8409100e+00   1.7882500e+00   1.7096300e+00   1.5400600e+00   1.4189100e+00   1.3399100e+00   1.2385200e+00   1.0385600e+00   9.5609700e-01   8.1041500e-01   7.2230100e-01   6.0634900e-01   4.5351000e-01   3.7731200e-01   2.9681300e-01   2.1617800e-01   1.7495300e-01   1.3245100e-01   1.1983800e-01   1.1834500e-01];
av3=-699.132+[-1.4334300e+00  -1.4275700e+00  -1.3775700e+00  -1.2986400e+00  -1.1182300e+00  -9.8899800e-01  -9.0570000e-01  -7.9790500e-01  -5.8700100e-01  -4.9995200e-01  -3.4374700e-01  -2.4819800e-01  -1.2359700e-01   4.4522500e-02   1.3715500e-01   2.4794400e-01   3.7472900e-01   4.6140900e-01   5.8046100e-01   6.6279200e-01   7.3093600e-01];
% 17116
aw1=16.2684+[1.3041600e-01   1.3264600e-01   1.2418100e-01   9.8627300e-02   3.4079200e-03  -8.2562800e-02  -1.4268500e-01  -2.3034000e-01  -4.3761200e-01  -5.3676100e-01  -7.3777200e-01  -8.7848200e-01  -1.0873500e+00  -1.4146900e+00  -1.6192600e+00  -1.8848100e+00  -2.2131200e+00  -2.4586000e+00  -2.8150800e+00  -3.0790800e+00  -3.3078000e+00];
aw2=449.981+[2.0970500e+00   2.0659800e+00   2.0078600e+00   1.9186000e+00   1.7225600e+00   1.5810500e+00   1.4886000e+00   1.3696600e+00   1.1350700e+00   1.0384700e+00   8.6777100e-01   7.6428000e-01   6.2724400e-01   4.4477600e-01   3.5233600e-01   2.5296400e-01   1.5122500e-01   9.6445700e-02   3.6264900e-02   1.2624800e-02   2.6455900e-03];
aw3=-696.273+[-1.6551300e+00  -1.6441300e+00  -1.5819000e+00  -1.4854800e+00  -1.2670900e+00  -1.1108200e+00  -1.0100000e+00  -8.7962600e-01  -6.2528600e-01  -5.2065000e-01  -3.3320400e-01  -2.1861100e-01  -6.8624700e-02   1.3479500e-01   2.4709100e-01   3.8138600e-01   5.3512400e-01   6.4018400e-01   7.8439700e-01   8.8398100e-01   9.6629100e-01];
% 14886
ax1=9.91704+[3.7090600e-01   3.7692500e-01   3.4591900e-01   2.7978400e-01   8.4672100e-02  -7.9602800e-02  -1.9186900e-01  -3.4835200e-01  -6.9919200e-01  -8.5954000e-01  -1.1711300e+00  -1.3816100e+00  -1.6867600e+00  -2.1503300e+00  -2.4319400e+00  -2.7914700e+00  -3.2304300e+00  -3.5526200e+00  -4.0157000e+00  -4.3533200e+00  -4.6429400e+00];
ax2=444.847+[2.4504300e+00   2.3959500e+00   2.3178500e+00   2.2217000e+00   2.0385600e+00   1.9156300e+00   1.8381600e+00   1.7421900e+00   1.5609400e+00   1.4891700e+00   1.3676000e+00   1.2972700e+00   1.2096400e+00   1.1052800e+00   1.0597100e+00   1.0181600e+00   9.8502400e-01   9.7975200e-01   9.9174800e-01   1.0194500e+00   1.0523000e+00];
ax3=-691.954+[-1.5725900e+00  -1.5485400e+00  -1.4793000e+00  -1.3840300e+00  -1.1921400e+00  -1.0617100e+00  -9.7861600e-01  -8.7335600e-01  -6.7168600e-01  -5.8992000e-01  -4.4594400e-01  -3.5897000e-01  -2.4674900e-01  -9.8207900e-02  -1.8297300e-02   7.5318300e-02   1.7955000e-01   2.4792300e-01   3.3812500e-01   3.9862900e-01   4.4799700e-01];

xi1=ax1-aw1;
xi2=ax2-aw2;
xi3=ax3-aw3;
yj1=au1-av1;
yj2=au2-av2;
yj3=au3-av3;
y5=[yj1',yj2',yj3'];
x5=[xi1',xi2',xi3'];

for n=1:k
    mag5x(n)=sqrt(x5(n,1)^2+x5(n,2)^2+x5(n,3)^2);
end
for n=1:k
    mag5y(n)=sqrt(y5(n,1)^2+y5(n,2)^2+y5(n,3)^2);
end
for n=1:k
    height5(n)=mag5y(1,1)-mag5y(1,n);
end
for n=1:k
    width5(n)=mag5x(1,1)-mag5x(1,n);
end


%% model6_LatSlide_NoTether/S2_5N
t6=[2 2.05467 2.1077 2.15244 2.20335 2.25035 2.30555 2.35774 2.40313 2.45015 2.50252 2.55284 2.60017 2.65712 2.70364 2.75106 2.80515 2.85128 2.90047 2.95082 3];
% 1297
ay1=12.7746+[-4.3481100e-01  -2.0260500e-01  -5.2720400e-01  -9.6505200e-01  -1.8578300e+00  -2.2505000e+00  -2.7964400e+00  -3.4219600e+00  -4.1953300e+00  -5.0376800e+00  -5.4443500e+00  -6.1436900e+00  -6.6551900e+00  -7.0657100e+00  -7.4858500e+00  -8.1281400e+00  -8.4080900e+00  -8.6760600e+00  -8.9352300e+00  -9.4341100e+00  -9.4979500e+00];
ay2=447.736+[2.5760400e+00   1.6158300e+00   1.0624600e+00   6.2747200e-01   2.2161300e-01   1.5130500e-01   1.7972600e-01   3.6418400e-01   7.8771700e-01   1.4288800e+00   1.7824100e+00   2.4656800e+00   3.0094000e+00   3.4616800e+00   3.9246800e+00   4.5985000e+00   4.8838800e+00   5.1561000e+00   5.4176000e+00   5.9250900e+00   5.9906000e+00];
ay3=-690.116+[-9.1370300e-02  -1.3283300e+00  -1.0586400e+00  -8.0469600e-01  -4.3098100e-01  -2.9113700e-01  -1.2057600e-01   4.5818700e-02   2.2071600e-01   3.7715400e-01   4.4310700e-01   5.4179000e-01   6.0586000e-01   6.5426100e-01   7.0297200e-01   7.7807100e-01   8.1024200e-01   8.3926400e-01   8.6487900e-01   9.0987600e-01   9.1528600e-01];
% 16439
az1=13.5613+[-4.2095300e-01  -1.9313800e-01  -3.9133300e-01  -6.9538800e-01  -1.3431300e+00  -1.6330300e+00  -2.0422500e+00  -2.5170700e+00  -3.1084000e+00  -3.7550600e+00  -4.0682600e+00  -4.6061800e+00  -4.9964400e+00  -5.3090800e+00  -5.6281000e+00  -6.1117100e+00  -6.3209200e+00  -6.5205300e+00  -6.7128300e+00  -7.0809000e+00  -7.1277200e+00];
az2=447.206+[1.7840500e+00   1.0517900e+00   5.8427700e-01   2.1086000e-01  -1.4672700e-01  -2.1730200e-01  -2.1247800e-01  -8.1120100e-02   2.4400500e-01   7.4622900e-01   1.0248600e+00   1.5605600e+00   1.9840300e+00   2.3361400e+00   2.6942800e+00   3.2099600e+00   3.4254800e+00   3.6310800e+00   3.8291300e+00   4.2134400e+00   4.2632000e+00];
az3=-699.132+[7.5821900e-02  -1.0930000e+00  -8.7082400e-01  -6.5077000e-01  -3.2363400e-01  -1.9913400e-01  -4.4114800e-02   1.1160400e-01   2.8424200e-01   4.4956200e-01   5.2289000e-01   6.3860400e-01   7.1725800e-01   7.7772400e-01   8.3889000e-01   9.3376100e-01   9.7536200e-01   1.0146500e+00   1.0515700e+00   1.1193200e+00   1.1275500e+00];
% 17116
ba1=16.2684+[-4.5755800e-01  -2.1470200e-01  -4.1503000e-01  -7.2389800e-01  -1.3856600e+00  -1.6832300e+00  -2.1046800e+00  -2.5951800e+00  -3.2083500e+00  -3.8798300e+00  -4.2051900e+00  -4.7648700e+00  -5.1719400e+00  -5.4983500e+00  -5.8316600e+00  -6.3376800e+00  -6.5567700e+00  -6.7659300e+00  -6.9676000e+00  -7.3540500e+00  -7.4032500e+00];
ba2=449.981+[1.9828700e+00   1.1935900e+00   6.7176100e-01   2.4838300e-01  -1.7621600e-01  -2.6819700e-01  -2.8391200e-01  -1.6514600e-01   1.5729500e-01   6.6851900e-01   9.5443000e-01   1.5084900e+00   1.9495600e+00   2.3174200e+00   2.6916300e+00   3.2301500e+00   3.4549200e+00   3.6693600e+00   3.8758100e+00   4.2762600e+00   4.3280900e+00];
ba3=-696.273+[-9.4209400e-02  -1.2157900e+00  -9.3468500e-01  -6.5965700e-01  -2.5476800e-01  -1.0332700e-01   8.1481600e-02   2.6240000e-01   4.5636800e-01   6.3489500e-01   7.1203900e-01   8.2964700e-01   9.0649900e-01   9.6412700e-01   1.0224400e+00   1.1146700e+00   1.1557700e+00   1.1946300e+00   1.2313100e+00   1.2987800e+00   1.3069600e+00];
% 14886
bb1=9.91704+[-3.8609900e-01  -1.6956700e-01  -5.0763900e-01  -9.5596400e-01  -1.8593200e+00  -2.2536400e+00  -2.7992700e+00  -3.4215400e+00  -4.1873900e+00  -5.0193500e+00  -5.4203700e+00  -6.1084600e+00  -6.6103600e+00  -7.0124700e+00  -7.4236000e+00  -8.0510800e+00  -8.3239900e+00  -8.5848800e+00  -8.8369300e+00  -9.3208000e+00  -9.3826000e+00];
bb2=444.847+[2.4370000e+00   1.5498000e+00   1.0560900e+00   6.7701100e-01   3.5395300e-01   3.1253300e-01   3.7245100e-01   5.8327900e-01   1.0279900e+00   1.6822400e+00   2.0394800e+00   2.7238000e+00   3.2646000e+00   3.7130100e+00   4.1721100e+00   4.8414300e+00   5.1251200e+00   5.3957100e+00   5.6557300e+00   6.1600000e+00   6.2250800e+00];
bb3=-691.954+[6.1123100e-02  -1.2759200e+00  -1.0801200e+00  -8.9433600e-01  -6.2114300e-01  -5.1716200e-01  -3.8732600e-01  -2.5788800e-01  -1.1813000e-01   1.0026400e-02   6.4774800e-02   1.4872300e-01   2.0480000e-01   2.4782500e-01   2.9059400e-01   3.5383300e-01   3.7986700e-01   4.0266300e-01   4.2186200e-01   4.5346400e-01   4.5705400e-01];

xk1=bb1-ba1;
xk2=bb2-ba2;
xk3=bb3-ba3;
yl1=ay1-az1;
yl2=ay2-az2;
yl3=ay3-az3;
y6=[yl1',yl2',yl3'];
x6=[xk1',xk2',xk3'];

for n=1:k
    mag6x(n)=sqrt(x6(n,1)^2+x6(n,2)^2+x6(n,3)^2);
end
for n=1:k
    mag6y(n)=sqrt(y6(n,1)^2+y6(n,2)^2+y6(n,3)^2);
end
for n=1:k
    height6(n)=mag6y(1,1)-mag6y(1,n);
end
for n=1:k
    width6(n)=mag6x(1,1)-mag6x(1,n);
end


%% model13_Fixed_Tether_S2_5N
t13=[2 2.05126 2.11533 2.16533 2.2247 2.25107 2.31707 2.35251 2.40079 2.4548 2.50774 2.55564 2.60228 2.65931 2.70659 2.75382 2.80395 2.85431 2.90296 2.95231 3];
% 1297
bc1=12.7746+[3.8812000e-01   3.8697800e-01   3.0364500e-01   1.8561100e-01   3.0275000e-02  -1.6090800e-01  -4.2202200e-01  -6.3840500e-01  -9.7199200e-01  -1.1317300e+00  -1.5609600e+00  -1.8492100e+00  -2.1914400e+00  -2.6009100e+00  -2.9735200e+00  -3.3836100e+00  -3.8772600e+00  -4.1927500e+00  -4.6355400e+00  -5.2265100e+00  -5.5047100e+00];
bc2=447.736+[2.8364000e+00   2.7612400e+00   2.6162200e+00   2.4773000e+00   2.3246500e+00   2.1642100e+00   1.9711600e+00   1.8355500e+00   1.6512700e+00   1.5729400e+00   1.3916100e+00   1.2924200e+00   1.1926800e+00   1.1021300e+00   1.0391500e+00   9.9353800e-01   9.7068600e-01   9.7566200e-01   9.9862100e-01   1.0677000e+00   1.1130500e+00];
bc3=-690.116+[-1.3218300e+00  -1.2789900e+00  -1.1392300e+00  -9.9579200e-01  -8.3586700e-01  -6.6576500e-01  -4.6053200e-01  -3.1590700e-01  -1.1605500e-01  -2.9431200e-02   1.7650900e-01   2.9719200e-01   4.2792300e-01   5.6741500e-01   6.8479200e-01   8.0402300e-01   9.3520700e-01   1.0126200e+00   1.1157800e+00   1.2412300e+00   1.2962000e+00];
% 16439
bd1=13.5613+[2.2240800e-01   2.2858800e-01   1.9898600e-01   1.4389200e-01   6.2348900e-02  -4.7086900e-02  -2.0322800e-01  -3.3921800e-01  -5.5463300e-01  -6.6022900e-01  -9.5088200e-01  -1.1503500e+00  -1.3899200e+00  -1.6823300e+00  -1.9518500e+00  -2.2531500e+00  -2.6210000e+00  -2.8579300e+00  -3.1917500e+00  -3.6409300e+00  -3.8535000e+00];
bd2=447.206+[2.0702900e+00   2.0269800e+00   1.9264100e+00   1.8193000e+00   1.6965000e+00   1.5616600e+00   1.3926200e+00   1.2690300e+00   1.0964700e+00   1.0215700e+00   8.4401200e-01   7.4268900e-01   6.3646700e-01   5.3344100e-01   4.5708400e-01   3.9302200e-01   3.4462600e-01   3.3067400e-01   3.2380800e-01   3.4783000e-01   3.7038700e-01];
bd3=-699.132+[-1.1512300e+00  -1.1419700e+00  -1.0573400e+00  -9.5650800e-01  -8.3761700e-01  -7.0567700e-01  -5.4277700e-01  -4.2608600e-01  -2.6247700e-01  -1.9009300e-01  -1.5150700e-02   8.9907400e-02   2.0638300e-01   3.3496200e-01   4.4457500e-01   5.5786600e-01   6.8506900e-01   7.6188000e-01   8.6593900e-01   9.9707300e-01   1.0561900e+00];
% 17116
be1=16.2684+[2.0733300e-01   2.0970300e-01   1.7348900e-01   1.1328000e-01   2.6723300e-02  -8.7737000e-02  -2.4983300e-01  -3.8995700e-01  -6.1163500e-01  -7.2023200e-01  -1.0189100e+00  -1.2239500e+00  -1.4702900e+00  -1.7713900e+00  -2.0495200e+00  -2.3610400e+00  -2.7418800e+00  -2.9874200e+00  -3.3336600e+00  -3.8002300e+00  -4.0212800e+00];
be2=449.981+[2.3181800e+00   2.2728500e+00   2.1609400e+00   2.0391300e+00   1.8981900e+00   1.7421700e+00   1.5458400e+00   1.4023000e+00   1.2019400e+00   1.1148800e+00   9.0736100e-01   7.8790600e-01   6.6141800e-01   5.3664200e-01   4.4233300e-01   3.6037800e-01   2.9321700e-01   2.6878000e-01   2.4826700e-01   2.5667500e-01   2.7276600e-01];
be3=-696.273+[-1.3985200e+00  -1.3830300e+00  -1.2786500e+00  -1.1560200e+00  -1.0118500e+00  -8.5165200e-01  -6.5350100e-01  -5.1171600e-01  -3.1331500e-01  -2.2569100e-01  -1.3208700e-02   1.1482900e-01   2.5713400e-01   4.1429100e-01   5.4841400e-01   6.8725100e-01   8.4280100e-01   9.3640100e-01   1.0631300e+00   1.2224900e+00   1.2942200e+00];
% 14886
bf1=9.91704+[4.3791600e-01   4.3863800e-01   3.5427300e-01   2.3310800e-01   7.3612200e-02  -1.2209100e-01  -3.8837500e-01  -6.0843800e-01  -9.4651900e-01  -1.1079800e+00  -1.5405700e+00  -1.8300100e+00  -2.1727900e+00  -2.5817800e+00  -2.9528600e+00  -3.3600600e+00  -3.8489700e+00  -4.1608400e+00  -4.5977000e+00  -5.1793900e+00  -5.4527500e+00];
bf2=444.847+[2.6550600e+00   2.5864600e+00   2.4613500e+00   2.3442200e+00   2.2169300e+00   2.0843100e+00   1.9256000e+00   1.8150600e+00   1.6660200e+00   1.6032300e+00   1.4603100e+00   1.3844900e+00   1.3107400e+00   1.2485300e+00   1.2094000e+00   1.1878800e+00   1.1913300e+00   1.2116200e+00   1.2547900e+00   1.3481000e+00   1.4039600e+00];
bf3=-691.954+[-1.0947100e+00  -1.0665100e+00  -9.6061500e-01  -8.5030800e-01  -7.2715700e-01  -5.9628200e-01  -4.3843500e-01  -3.2740100e-01  -1.7422800e-01  -1.0799900e-01   4.7683400e-02   1.3758100e-01   2.3381300e-01   3.3523800e-01   4.1994800e-01   5.0523500e-01   5.9825400e-01   6.5280100e-01   7.2487100e-01   8.1124600e-01   8.4858000e-01];

xm1=bf1-be1;
xm2=bf2-be2;
xm3=bf3-be3;
yn1=bc1-bd1;
yn2=bc2-bd2;
yn3=bc3-bd3;
y13=[yn1',yn2',yn3'];
x13=[xm1',xm2',xm3'];

for n=1:k
    mag13x(n)=sqrt(x13(n,1)^2+x13(n,2)^2+x13(n,3)^2);
end
for n=1:k
    mag13y(n)=sqrt(y13(n,1)^2+y13(n,2)^2+y13(n,3)^2);
end
for n=1:k
    height13(n)=mag13y(1,1)-mag13y(1,n);
end
for n=1:k
    width13(n)=mag13x(1,1)-mag13x(1,n);
end


%% model14_Fixed_NoTether/S2_5N
t14=[2 2.05126 2.11533 2.17471 2.20107 2.25678 2.30078 2.35474 2.41562 2.45083 2.5117 2.55021 2.60026 2.65289 2.70081 2.75198 2.8011 2.85607 2.90043 2.95245 3];

% 1297
bg1=12.7746+[-2.9740500e-01  -9.4516700e-02  -4.0247800e-01  -9.2531200e-01  -1.1919500e+00  -1.8484100e+00  -2.5414800e+00  -3.0507500e+00  -3.7834300e+00  -4.4154500e+00  -4.9512000e+00  -5.8841800e+00  -6.4766100e+00  -6.6491200e+00  -7.1813800e+00  -7.7646700e+00  -8.0600700e+00  -8.5013800e+00  -8.7795200e+00  -9.1406700e+00  -9.4025700e+00];
bg2=447.736+[2.7438700e+00   2.3468400e+00   1.7202800e+00   1.1928100e+00   1.0018800e+00   7.2461800e-01   6.2209600e-01   6.8211800e-01   8.8576800e-01   1.1797900e+00   1.5037800e+00   2.2291500e+00   2.7664800e+00   2.9285900e+00   3.4695000e+00   4.1087400e+00   4.4428900e+00   4.9433600e+00   5.2548500e+00   5.6508500e+00   5.9329200e+00];
bg3=-690.116+[-7.2232400e-01  -1.0368600e+00  -7.3682700e-01  -4.2276400e-01  -2.9305500e-01  -2.5701600e-02   2.0961400e-01   3.5580500e-01   5.4102300e-01   6.7603100e-01   7.7468700e-01   9.0854200e-01   9.7211500e-01   9.8883400e-01   1.0320600e+00   1.0717400e+00   1.0897400e+00   1.1152000e+00   1.1291900e+00   1.1466400e+00   1.1582200e+00];
% 16439
bh1=13.5613+[-2.9872300e-01  -1.2092000e-01  -2.9572300e-01  -6.5326300e-01  -8.4300100e-01  -1.3221400e+00  -1.8378100e+00  -2.2213500e+00  -2.7782600e+00  -3.2617400e+00  -3.6719600e+00  -4.3877900e+00  -4.8439400e+00  -4.9766300e+00  -5.3845600e+00  -5.8308000e+00  -6.0557300e+00  -6.3903100e+00  -6.6006300e+00  -6.8716800e+00  -7.0671200e+00];
bh2=447.206+[2.0430200e+00   1.6598300e+00   1.1342500e+00   6.8736700e-01   5.2312000e-01   2.7233000e-01   1.5978200e-01   1.9081700e-01   3.3493800e-01   5.5579600e-01   8.0120200e-01   1.3569700e+00   1.7718100e+00   1.8964700e+00   2.3117600e+00   2.8044800e+00   3.0614400e+00   3.4427000e+00   3.6791300e+00   3.9805700e+00   4.1958000e+00];
bh3=-699.132+[-5.8657500e-01  -9.1283000e-01  -6.7633500e-01  -4.1274300e-01  -3.0203800e-01  -6.8017500e-02   1.4209500e-01   2.7532500e-01   4.5058600e-01   5.8599800e-01   6.9093700e-01   8.4894500e-01   9.3603700e-01   9.6039400e-01   1.0295500e+00   1.0999600e+00   1.1339100e+00   1.1836400e+00   1.2146100e+00   1.2541100e+00   1.2818500e+00];
% 17116
bi1=16.2684+[-3.2813800e-01  -1.4310000e-01  -3.2029900e-01  -6.8395600e-01  -8.7743000e-01  -1.3680700e+00  -1.8991500e+00  -2.2963500e+00  -2.8737800e+00  -3.3755400e+00  -3.8013400e+00  -4.5445600e+00  -5.0184900e+00  -5.1565800e+00  -5.5816500e+00  -6.0474200e+00  -6.2824100e+00  -6.6321000e+00  -6.8520700e+00  -7.1359800e+00  -7.3410100e+00];
bi2=449.981+[2.2464200e+00   1.8608500e+00   1.2791300e+00   7.7331200e-01   5.8468200e-01   2.8814800e-01   1.4181400e-01   1.5797700e-01   2.8793900e-01   5.0406100e-01   7.4989300e-01   1.3161800e+00   1.7426800e+00   1.8714500e+00   2.3026500e+00   2.8165800e+00   3.0849500e+00   3.4829800e+00   3.7296200e+00   4.0438500e+00   4.2679600e+00];
bi3=-696.273+[-7.6833000e-01  -1.0996000e+00  -7.9947100e-01  -4.6826800e-01  -3.2926000e-01  -3.9311400e-02   2.1714200e-01   3.7649700e-01   5.8288400e-01   7.3846000e-01   8.5636600e-01   1.0280800e+00   1.1195400e+00   1.1446700e+00   1.2135800e+00   1.2806400e+00   1.3123200e+00   1.3588300e+00   1.3881300e+00   1.4260700e+00   1.4531900e+00];
% 14886
bk1=9.91704+[-2.5342700e-01  -5.6199700e-02  -3.7877300e-01  -9.1468000e-01  -1.1859600e+00  -1.8489900e+00  -2.5430900e+00  -3.0494900e+00  -3.7760900e+00  -4.4014300e+00  -4.9308900e+00  -5.8516800e+00  -6.4354400e+00  -6.6051600e+00  -7.1281000e+00  -7.6997900e+00  -7.9888400e+00  -8.4201400e+00  -8.6916300e+00  -9.0434500e+00  -9.2979300e+00];
bk2=444.847+[2.6061700e+00   2.2176600e+00   1.6528100e+00   1.1915700e+00   1.0289800e+00   8.0799700e-01   7.5083500e-01   8.3528500e-01   1.0675900e+00   1.3800000e+00   1.7158600e+00   2.4539100e+00   2.9949900e+00   3.1575600e+00   3.6974000e+00   4.3322300e+00   4.6636000e+00   5.1600100e+00   5.4692900e+00   5.8627000e+00   6.1430600e+00];
bk3=-691.954+[-5.6563500e-01  -8.8533900e-01  -6.6679700e-01  -4.3795400e-01  -3.4422500e-01  -1.4888900e-01   2.5496000e-02   1.3543400e-01   2.7574700e-01   3.7909900e-01   4.5519700e-01   5.5862800e-01   6.0716100e-01   6.1996300e-01   6.5329700e-01   6.8445700e-01   6.9829000e-01   7.1686200e-01   7.2573800e-01   7.3542400e-01   7.4044200e-01];

xo1=bk1-bi1;
xo2=bk2-bi2;
xo3=bk3-bi3;
yp1=bg1-bh1;
yp2=bg2-bh2;
yp3=bg3-bh3;
x14=[xo1',xo2',xo3'];
y14=[yp1',yp2',yp3'];

for n=1:k
    mag14x(n)=sqrt(x14(n,1)^2+x14(n,2)^2+x14(n,3)^2);
end
for n=1:k
    mag14y(n)=sqrt(y14(n,1)^2+y14(n,2)^2+y14(n,3)^2);
end
for n=1:k
    height14(n)=mag14y(1,1)-mag14y(1,n);
end
for n=1:k
    width14(n)=mag14x(1,1)-mag14x(1,n);
end

%% Percent change
% bar plot
figure(1)
pc15x=(mag15x(21)/mag15x(1)*100)-100;
pc15y=(mag15y(21)/mag15y(1)*100)-100;
pc15=[pc15y,pc15x];

pc1x=(mag1x(21)/mag1x(1)*100)-100;
pc1y=(mag1y(21)/mag1y(1)*100)-100;
pc1=[pc1y,pc1x];

pc2x=(mag2x(21)/mag2x(1)*100)-100;
pc2y=(mag2y(21)/mag2y(1)*100)-100;
pc2=[pc2y,pc2x];

pc3x=(mag3x(21)/mag3x(1)*100)-100;
pc3y=(mag3y(21)/mag3y(1)*100)-100;
pc3=[pc3y,pc3x];

pc4x=(mag4x(21)/mag4x(1)*100)-100;
pc4y=(mag4y(21)/mag4y(1)*100)-100;
pc4=[pc4y,pc4x];

pc5x=(mag5x(21)/mag5x(1)*100)-100;
pc5y=(mag5y(21)/mag5y(1)*100)-100;
pc5=[pc5y,pc5x];

pc6x=(mag6x(21)/mag6x(1)*100)-100;
pc6y=(mag6y(21)/mag6y(1)*100)-100;
pc6=[pc6y,pc6x];

pc13x=(mag13x(21)/mag13x(1)*100)-100;
pc13y=(mag13y(21)/mag13y(1)*100)-100;
pc13=[pc13y,pc13x];


pc14x=(mag14x(21)/mag14x(1)*100)-100;
pc14y=(mag14y(21)/mag14y(1)*100)-100;
pc14=[pc14y,pc14x];

PC=[pc15;pc1;pc2;pc3;pc4;pc5;pc6;pc13;pc14];
bar(PC)
xticklabels({'Intact','Model 1','Model 2', 'Model 3','Model 4','Model 5','Model 6','Model 13','model 14'})
ylabel('Percent Change')
legend('Height','Width','location','northwest')
title('Absolute Foraminal Percent Change Under 2 N-m of extension (5N)')

%% figures
figure(2)

plot((t15-2)*(-2),-1*height15,'b')
hold on
plot((t15-2)*(-2),-1*width15,'-.b')
hold on

plot((t1-2)*(-2),-1*height1,'r')
hold on
plot((t1-2)*(-2),-1*width1,'-.r')
hold on

plot((t2-2)*(-2),-1*height2,'g')
hold on
plot((t2-2)*(-2),-1*width2,'-.g')
hold on

plot((t3-2)*(-2),-1*height3,'c')
hold on
plot((t3-2)*(-2),-1*width3,'-.c')
hold on

plot((t4-2)*(-2),-1*height4,'color',[.49 1 .63])
hold on
plot((t4-2)*(-2),-1*width4,'-.','color',[.49 1 .63])
hold on

plot((t5-2)*(-2),-1*height5,'color',[0.75, 0, 0.75])
hold on
plot((t5-2)*(-2),-1*width5,'-.','color',[0.75, 0, 0.75])
hold on

plot((t6-2)*(-2),-1*height6,'color',[0 0.5 1])
hold on
plot((t6-2)*(-2),-1*width6,'-.','color',[0 0.5 1])
hold on

plot((t13-2)*(-2),-1*height13,'color',[0.2 0 0])
hold on
plot((t13-2)*(-2),-1*width13,'-.','color',[0.2 0 0])
hold on

plot((t14-2)*(-2),-1*height14,'color',[1 .5 0])
hold on
plot((t14-2)*(-2),-1*width14,'-.','color',[1 .5 0])
hold on

xlabel('Moment (N-m)')
ylabel({'Narrowing/Widening (mm)';'(Positive is Widening, Negative is Narrowing)'})
title('C4-C5 Right Hand Foreman Narrowing/Widening Under 2 N-m of Extension (5N)')
legend('intact height','intact width','model 1 height', 'model 1 width','model 2 height','model 2 width','model 3 height', 'model 3 width','model 4 height','model 4 width','model 5 height','model 5 width','model 6 height','model 6 width','model 13 height','model 13 width','model 14 height','model 14 width','location','southwest')
